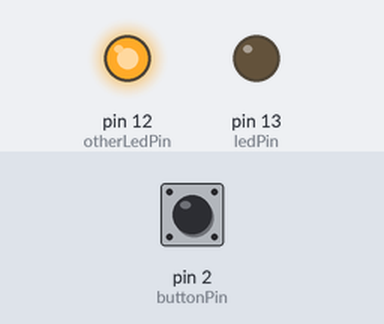
Recording of a sketch running on a simulated Arduino Uno, built with avr-gcc and run on an emulated ATmega328P. Shown: output pins drawn as LEDs (lit = HIGH). Inputs (shaded band) come from the test bench; at power-on: pin 2 (buttonPin) LOW.

Above: at 1.2 s.
1.3 s: pin 2 (buttonPin) pulled HIGH for 0.15 s
At 1.37 s:
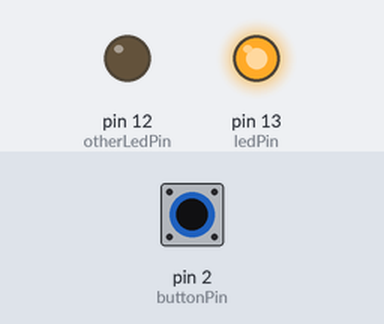
2.9 s: pin 2 (buttonPin) pulled HIGH for 3.2 s
At 7.0 s:
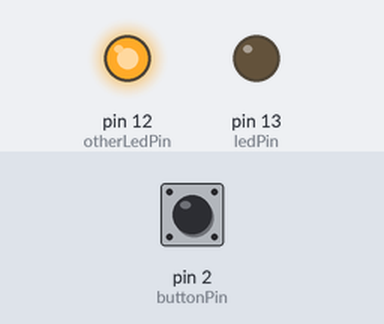
Timing chart, 0 to 8.5 s (numbered marks = the images above; inputs shaded):
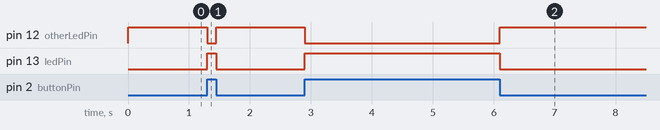

Measured:
- after the input at 1.3 s, pin 12 (otherLedPin): HIGH → LOW at once, → HIGH 0.15 s later; pin 13 (ledPin): LOW → HIGH at once, → LOW 0.15 s later
- after the input at 2.9 s, pin 12 (otherLedPin): HIGH → LOW at once, → HIGH 3.2 s later; pin 13 (ledPin): LOW → HIGH at once, → LOW 3.2 s later

The sketch:

Counter_BLINK.ino
```cpp
const int buttonPin = 2;
const int ledPin = 13;
const int otherLedPin = 12;
int buttonState;
void setup() {

  pinMode(ledPin, OUTPUT) ;
  pinMode(otherLedPin, OUTPUT);
  pinMode(buttonPin, INPUT);
}

void loop ()  {
  buttonState = digitalRead(buttonPin);
  if (buttonState == HIGH) {
  digitalWrite(ledPin, HIGH);
  digitalWrite(otherLedPin, LOW);
  } else {
    digitalWrite(ledPin,LOW);
    digitalWrite(otherLedPin, HIGH);
  }
}
```
